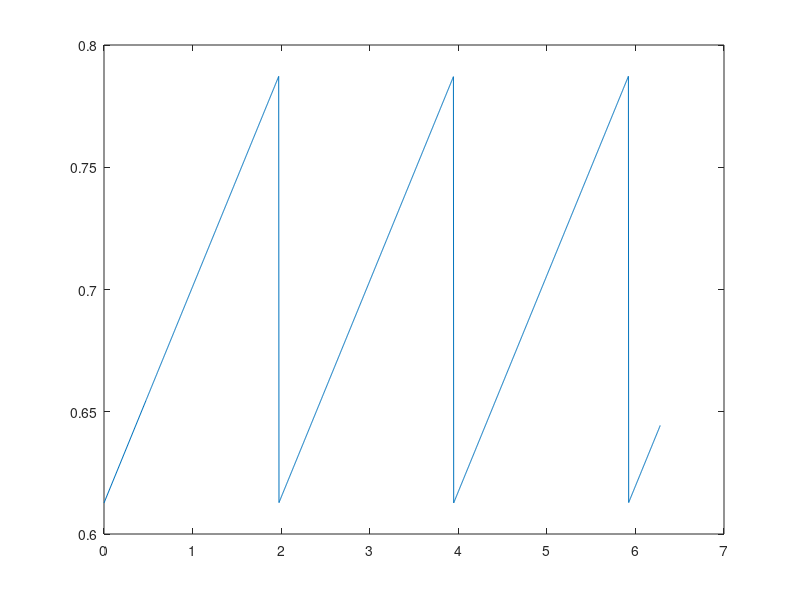
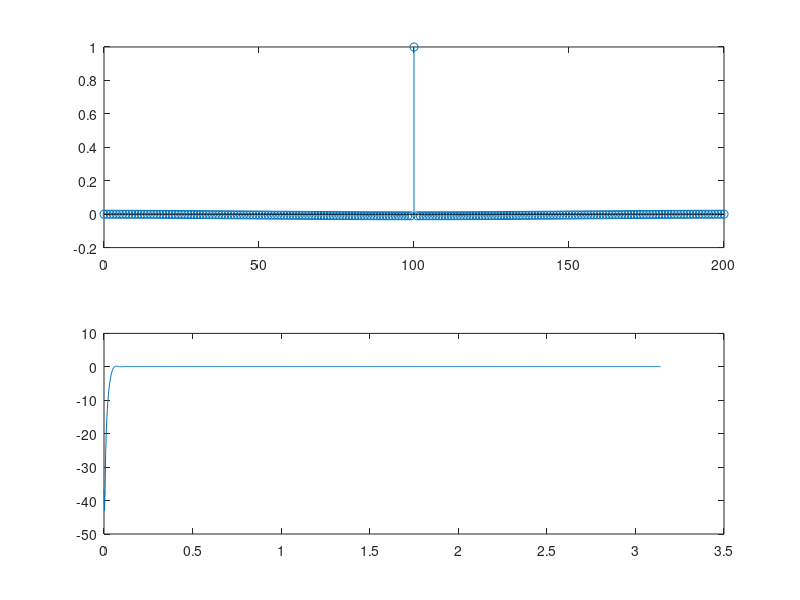
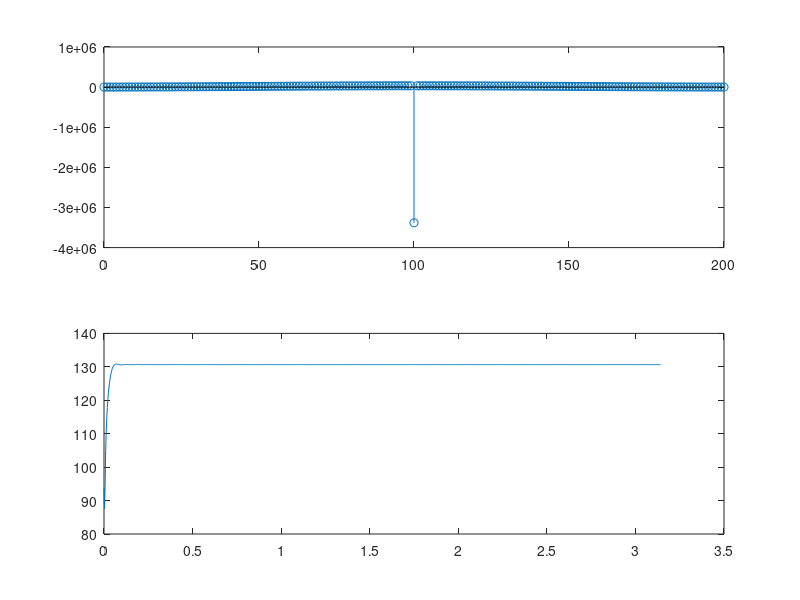

Here is the MATLAB script that generated these plots, in order: (Note: this script raises an error after producing the figures.)
%% DSP Homework 7
T = 1/20000;
Omegap = 2*pi*160*T;    Omegas = 2*pi*20*T; 
Lh = 201; 
K = 10*Lh; 
k = (0:K-1);
Omegak = k*2*pi/K;

% OmegaPC = 2*pi*1500*T;   OmegaPR = 2*pi*3000*T;
% parablength = Omegak.*(Omegak>=0 & Omegak<=OmegaPR);
OmegaPC = 2*pi*750*T;   OmegaPR = 2*pi*1500*T;
parablength = Omegak.*(Omegak>=Omegap & Omegak<=OmegaPR);

sawPer = 1000*2*pi/20000;
xsawPer= Omegak.*(Omegak > OmegaPR);

sinfn = (.7943-.707)*sawtooth(1/sawPer*xsawPer) + .7;
% sinfn = ((xsinPer - OmegaPC).^2).*sawtooth(1/sinPer*xsinPer) + .7943;
plot(xsawPer, sinfn);


figure;
xsauce = [0 OmegaPC OmegaPR]; ysauce = [.7943 .8915 .7943]; psauce = polyfit(xsauce,ysauce,2);
xu=linspace(0,OmegaPR,10);
parabola = [polyval(psauce,parablength)];
plot(parablength, parabola)

% Q = 20.0*(Omegak>=Omegas) + 1.0*(Omegak>=0 & Omegak < 1) + ...
%     10.0*(Omegak>=1 & Omegak < 1.5) + 1*(Omegak>=1.5 & Omegak < Omegap);
Q = 50.0*(Omegak<=Omegas) + 1.0*(Omegak>=Omegap & Omegak < OmegaPR) + ...
    1.0*(Omegak>=OmegaPR & Omegak < 1.5) + 1*(Omegak>=1.5 & Omegak < pi);
Q(fix(K/2)+2:end) = Q(round(K/2):-1:2);

% Hd = (1.*(Omegak < Omegap) + 0.*(Omegak > Omegap)).*exp(-1j*k*pi*(Lh-1)/K);
Hd = (0.*(Omegak<Omegap) + 1.*(Omegak>=Omegap & Omegak<=OmegaPR) ...
     + 1.*(Omegak >= OmegaPR)).*exp(-1j*k*pi*(Lh-1)/K);
Hd(fix(K/2)+2:end) = conj(Hd(round(K/2):-1:2));
l = (0:Lh-1)'; a = exp(1j*l*Omegak)*Q.'/K; b = exp(1j*l*Omegak)*(Hd.*Q/K).';
a = real(a); b = real(b);
A = toeplitz(a); h = (A\b);
h = 1/max(h)*h;
n = (0:Lh-1)'; 
subplot(211); 
stem(n,h);
Omega = linspace(0,pi,1001); 
H = polyval(h,exp(1j*Omega)).*exp(-1j*(Lh-1)*Omega);
subplot(212); 
plot(Omega,20*log10(abs(H)))
deltap = 2*max(abs(abs(H(Omega>=Omegap))-1))
deltas = max(abs(H(Omega<=Omegas)))

figure;
plot(Q);

Morder = length(h);
[hMax,hMaxIndex] = max(h)
scale = (2^(16-1)-50)/h(hMaxIndex-1)
% scale = (2^15)/(abs(sum(h)));                                      %Q notation
hInt = floor(h*(scale));

subplot(211); 
stem(n,hInt);
Omega = linspace(0,pi,1001); 
H = polyval(hInt,exp(1j*Omega)).*exp(-1j*(Lh-1)*Omega);
subplot(212); 
plot(Omega,20*log10(abs(H)))
deltap = 2*max(abs(abs(H(Omega>=Omegap))-1))
deltas = max(abs(H(Omega<=Omegas)))

        fid = fopen('K22_Project_Framework/coef.h','w');
        fprintf(fid,'#define Korder %i \n',uint8(Morder));
        fprintf(fid,'int h[Korder] = { \n');
        for Korder = 1:Morder-1
            fprintf(fid,'%i,\n', hInt(Korder));
        end
        fprintf(fid,'%i }; \n', hInt(Korder));
        fclose(fid);

save('bpg.mat','hInt');
